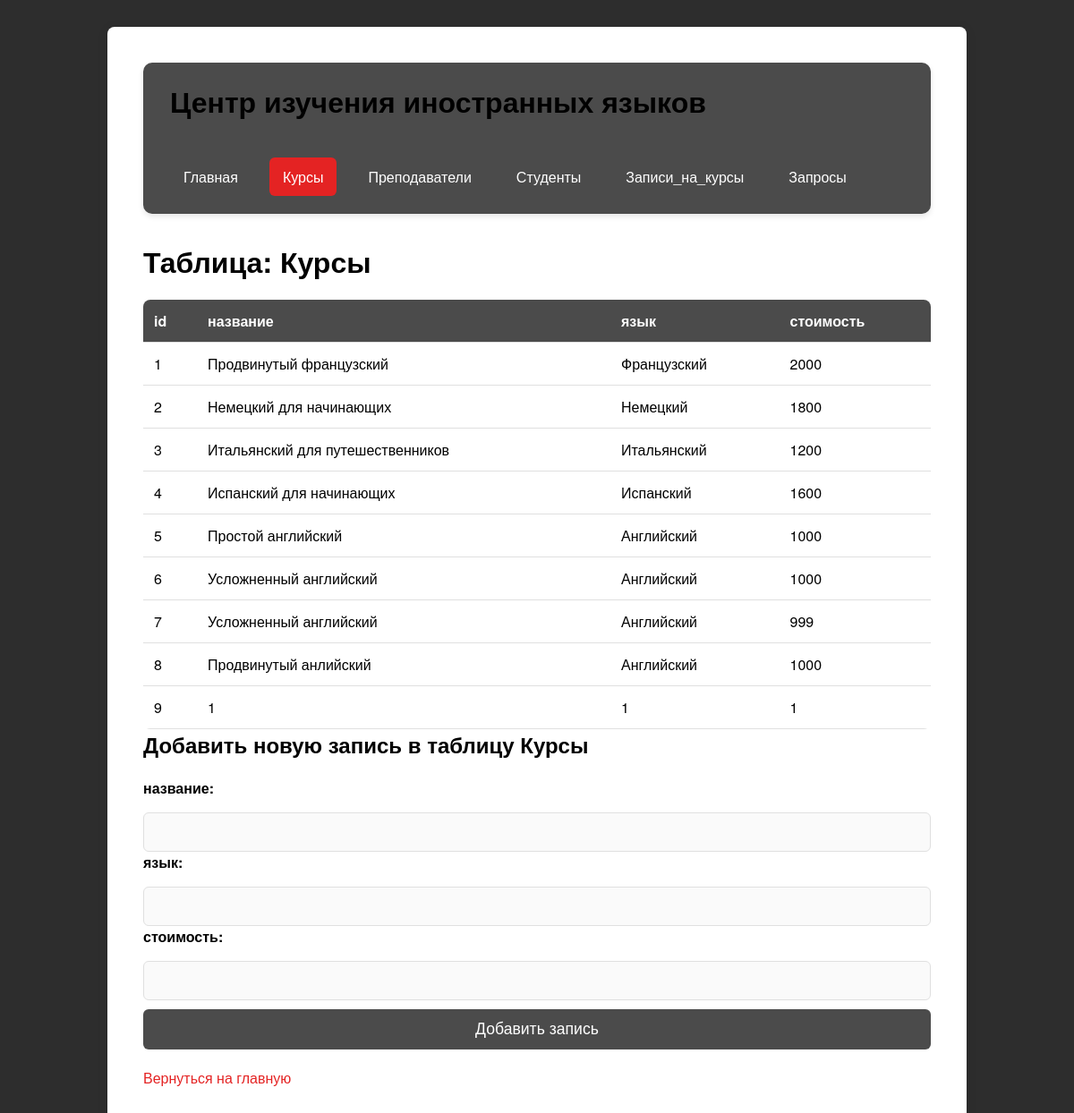
/?action=view&table=Курсы, run on the app's committed database.
### tables this page shows
CREATE TABLE Курсы (
        id INTEGER PRIMARY KEY AUTOINCREMENT,
        название TEXT NOT NULL,
        язык TEXT NOT NULL,
        стоимость REAL
    );

### functions.php (the view, shortened to what this page needs)
<?php
function renderTable($records) {
    echo "<table>";
    if (!empty($records)) {
        echo "<tr>";
        foreach (array_keys($records[0]) as $col) {
            echo "<th>$col</th>";
        }
        echo "</tr>";
        foreach ($records as $row) {
            echo "<tr>";
            foreach ($row as $col) {
                echo "<td>$col</td>";
            }
            echo "</tr>";
        }
    } else {
        echo "<tr><td colspan='100%'>Нет данных для отображения</td></tr>";
    }
    echo "</table>";
}
function getColumns($table) {
    switch ($table) {
        case 'Курсы':
            return ['название', 'язык', 'стоимость'];
    }
}
?>

### index.php (shortened to what this page needs)
<?php
require_once 'functions.php';
$db = require 'db.php';
$action = $_GET['action'] ?? 'home';
$table = $_GET['table'] ?? '';
$validTables = ['Курсы', 'Преподаватели', 'Студенты', 'Записи_на_курсы'];
?>
<!DOCTYPE html>
<html lang="ru">
<head>
    <link rel="stylesheet" href="style.css">
</head>
<body>
<div class="container">
    <header>
        <h1>Центр изучения иностранных языков</h1>
        <nav><ul>
                <li><a href="?action=home" <?php if ($action === 'home') echo 'class="active"'; ?>>Главная</a></li>
                <?php foreach ($validTables as $validTable): ?>
                    <li><a href="?action=view&table=<?php echo $validTable; ?>" <?php if ($action === 'view' && $table === $validTable) echo 'class="active"'; ?>><?php echo $validTable; ?></a></li>
                <?php endforeach; ?>
                <li><a href="?action=queries" <?php if ($action === 'queries') echo 'class="active"'; ?>>Запросы</a></li>
            </ul></nav>
    </header>
    <main>
        <?php
        if ($action === 'view' && in_array($table, $validTables)) {
            $records = $db->query("SELECT * FROM $table")->fetchAll(PDO::FETCH_ASSOC);
            echo "<h1>Таблица: $table</h1>";
            renderTable($records);
            echo "<h2>Добавить новую запись в таблицу $table</h2>";
            echo "<form method='post' action='?action=add&table=$table'>";
            if ($table === 'Записи_на_курсы') {
                echo "<label>Выберите студента:</label>";
                echo "<select name='студент_id' required>";
                $students = $db->query("SELECT id, ФИО FROM Студенты")->fetchAll(PDO::FETCH_ASSOC);
                foreach ($students as $student) {
                    echo "<option value='{$student['id']}'>{$student['ФИО']} (ID: {$student['id']})</option>";
                }
                echo "</select>";
                echo "<label>Выберите курс:</label>";
                echo "<select id='курс_id' name='курс_id' required>";
                echo "<option value=''>Выберите курс</option>";
                $courses = $db->query("SELECT id, название, язык FROM Курсы")->fetchAll(PDO::FETCH_ASSOC);
                foreach ($courses as $course) {
                    echo "<option value='{$course['id']}' data-language='{$course['язык']}'>{$course['название']} ({$course['язык']})</option>";
                }
                echo "</select>";
                echo "<label>Выберите преподавателя:</label>";
                echo "<select id='преподаватель_id' name='преподаватель_id' required>";
                echo "<option value=''>Выберите преподавателя</option>";
                $teachers = $db->query("SELECT id, ФИО, специализация, язык FROM Преподаватели")->fetchAll(PDO::FETCH_ASSOC);
                foreach ($teachers as $teacher) {
                    echo "<option value='{$teacher['id']}' data-language='{$teacher['язык']}'>{$teacher['ФИО']} ({$teacher['язык']}) (ID: {$teacher['id']})</option>";
                }
                echo "</select>";
                echo "<label>Дата начала курса:</label>";
                echo "<input type='date' name='дата_начала' required>";
            } elseif ($table === 'Курсы') {
                $columns = getColumns($table);
                foreach ($columns as $col) {
                    echo "<label>$col:</label>";
                    if ($col === 'стоимость') {
                        echo "<input type='number' name='$col' min='0' step='any' required>";
                    } else {
                        echo "<input type='text' name='$col' required>";
                    }
                }
            }
            echo "<input type='submit' value='Добавить запись'>";
            echo "</form>";
            echo "<a href='?'>Вернуться на главную</a>";
        } elseif ($action === 'queries') {
            include('queries.php');
        } else {
            echo "<h2>Добро пожаловать!</h2>";
            echo "<p>Выберите таблицу для просмотра или редактирования данных, или перейдите к разделу запросов.</p>";
        }
        ?>
    </main>
</div>
</body>
</html>

### style.css (style rules this page uses)
:root { --primary: #4b4b4b; --secondary: #8e8e8e; --background: #2d2d2d; --text: #000000; --white: #ffffff; --border: #e0e0e0; --button-hover: #485049; --error: #f44336; --success: #4CAF50; --link: #e42323; --link-hover: #e42323; }
*, *::before, *::after { margin: 0; padding: 0; box-sizing: border-box; }
body { font-family: 'Helvetica Neue', sans-serif; background-color: var(--background); color: var(--text); }
.container { max-width: 960px; margin: 30px auto; background: var(--white); padding: 40px; border-radius: 8px; box-shadow: 0 2px 12px rgba(0, 0, 0, 0.1); }
header { background-color: var(--primary); color: var(--white); padding: 20px 30px; margin-bottom: 30px; border-radius: 10px; box-shadow: 0 3px 6px rgba(0, 0, 0, 0.1); display: flex; flex-direction: column; align-items: flex-start; }
header h1 { font-size: 2rem; font-weight: 700; }
nav ul { list-style: none; padding: 0; margin-top: 20px; display: flex; gap: 20px; flex-wrap: wrap; }
nav a { text-decoration: none; color: var(--white); font-weight: 500; padding: 10px 15px; border-radius: 6px; transition: background-color 0.3s, color 0.3s; }
nav a:hover, nav a.active { background-color: var(--link-hover); color: var(--white); }
h1, h2, h3 { color: var(--text); }
table { width: 100%; border-collapse: collapse; margin-top: 20px; border-radius: 8px; overflow: hidden; }
th, td { padding: 12px; text-align: left; border-bottom: 1px solid var(--border); }
th { background-color: var(--primary); color: var(--white); font-weight: bold; }
td { background-color: var(--white); color: var(--text); }
input[type="text"], input[type="submit"], input[type="date"], select, input[type="number"], input[type="tel"] { width: 100%; padding: 12px; margin-top: 10px; border: 1px solid var(--border); border-radius: 6px; background-color: #fafafa; font-size: 1rem; color: var(--text); }
input[type="submit"] { background-color: var(--primary); color: var(--white); cursor: pointer; border: none; padding: 12px 20px; font-size: 1.1rem; font-weight: 500; border-radius: 6px; transition: background-color 0.3s, transform 0.2s; }
a { display: inline-block; margin-top: 20px; text-decoration: none; color: var(--link); font-weight: 500; }
form label { display: block; margin-bottom: 6px; font-weight: 600; font-size: 1rem; color: var(--text); }
form { margin-top: 20px; }
input[type="text"] { width: 100%; padding: 12px; margin-top: 10px; border-radius: 6px; border: 1px solid var(--border); background-color: #fafafa; font-size: 1rem; }

### data on the page
курсы: id "1", название "Продвинутый французский", язык "Французский", стоимость "2000"
курсы: id "2", название "Немецкий для начинающих", язык "Немецкий", стоимость "1800"
курсы: id "3", название "Итальянский для путешественников", язык "Итальянский", стоимость "1200"
курсы: id "4", название "Испанский для начинающих", язык "Испанский", стоимость "1600"
курсы: id "5", название "Простой английский", язык "Английский", стоимость "1000"
курсы: id "6", название "Усложненный английский", язык "Английский", стоимость "1000"
курсы: id "7", название "Усложненный английский", язык "Английский", стоимость "999"
курсы: id "8", название "Продвинутый анлийский", язык "Английский", стоимость "1000"
курсы: id "9", col "1"

### other printed values
$validTable "Курсы"
$validTable "Преподаватели"
$validTable "Студенты"
$validTable "Записи_на_курсы"
$table "Курсы"
$col "id"
$col "название"
$col "язык"
$col "стоимость"
